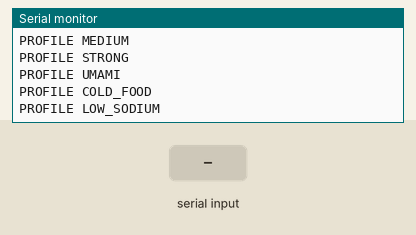
Recording of a sketch running on a simulated ESP32. Shown: the last lines printed to the serial monitor. The test bench sets the inputs (shaded band). Nothing arrives over Bluetooth unless stated.

Above: at 1.5 s.
1.6 s: "STATUS\n" received over Serial
At 2.0 s:
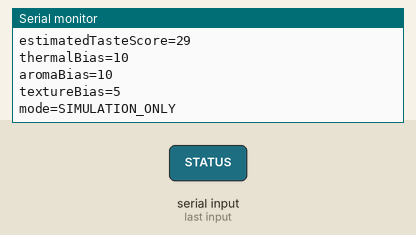
3.1 s: "ARM\n" received over the second serial link
At 3.7 s:
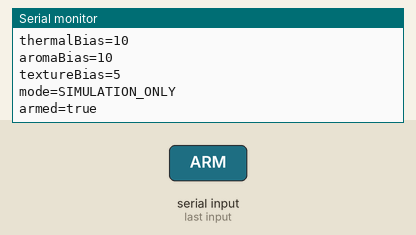
4.6 s: "DISARM\n" received over Serial
At 5.6 s:
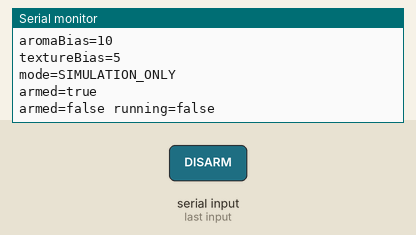
6.1 s: "START\n" received over the second serial link
At 6.7 s:
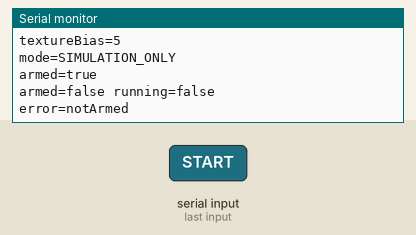
7.6 s: "PROFILE \n" received over Serial
At 9.0 s:
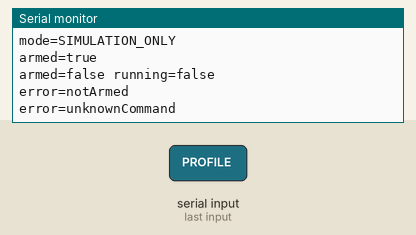

Measured:
- after the input at 1.6 s, the serial monitor: prints a new line at once (image 1)
- after the input at 3.1 s, the serial monitor: prints a new line at once (image 2)
- after the input at 4.6 s, the serial monitor: prints a new line at once (image 3)
- after the input at 6.1 s, the serial monitor: prints a new line at once (image 4)
- after the input at 7.6 s, the serial monitor: prints a new line at once (image 5)

The sketch:

main.ino
```cpp
/*
  SaltSense AI - ESP32 Demonstration Firmware

  This file is intentionally simulation-first. It demonstrates Bluetooth
  commands, profile selection, sensor placeholders, heater/fan placeholders,
  and a virtual waveform model without driving a human-contact output.

  The project is a research prototype. Hardware output stages must be reviewed,
  measured, isolated, and approved before any real-world testing.
*/

#include <BluetoothSerial.h>

BluetoothSerial SerialBT;

struct Profile {
  const char* name;
  int intensity;
  int thermalBias;
  int aromaBias;
  int textureBias;
};

Profile profiles[] = {
  {"SOFT", 20, 10, 10, 5},
  {"MEDIUM", 45, 20, 20, 10},
  {"STRONG", 70, 30, 30, 15},
  {"UMAMI", 50, 15, 45, 20},
  {"COLD_FOOD", 55, 40, 25, 10},
  {"LOW_SODIUM", 60, 25, 35, 20}
};

const int PROFILE_COUNT = sizeof(profiles) / sizeof(profiles[0]);
int activeProfile = 0;
bool armed = false;
bool running = false;

unsigned long lastStatus = 0;

void sendLine(const String& msg) {
  Serial.println(msg);
  if (SerialBT.hasClient()) {
    SerialBT.println(msg);
  }
}

int estimateTasteScore(const Profile& p, int hydration, int activity, int foodTemp) {
  int score = p.intensity;
  score += activity / 8;
  score -= max(0, 60 - hydration) / 6;
  score += (foodTemp < 30) ? 10 : 0;
  score += p.aromaBias / 3;
  score += p.textureBias / 2;
  return constrain(score, 0, 100);
}

void printStatus() {
  Profile& p = profiles[activeProfile];

  // Placeholder values. In a final build these would come from sensors/app data.
  int hydrationScore = 70;
  int activityScore = 35;
  int foodTempC = 32;
  int tasteScore = estimateTasteScore(p, hydrationScore, activityScore, foodTempC);

  sendLine("--- SaltSense AI Status ---");
  sendLine("armed=" + String(armed ? "true" : "false"));
  sendLine("running=" + String(running ? "true" : "false"));
  sendLine("profile=" + String(p.name));
  sendLine("estimatedTasteScore=" + String(tasteScore));
  sendLine("thermalBias=" + String(p.thermalBias));
  sendLine("aromaBias=" + String(p.aromaBias));
  sendLine("textureBias=" + String(p.textureBias));
  sendLine("mode=SIMULATION_ONLY");
}

void printHelp() {
  sendLine("Commands:");
  sendLine("HELP");
  sendLine("STATUS");
  sendLine("ARM");
  sendLine("DISARM");
  sendLine("START");
  sendLine("STOP");
  sendLine("PROFILE SOFT");
  sendLine("PROFILE MEDIUM");
  sendLine("PROFILE STRONG");
  sendLine("PROFILE UMAMI");
  sendLine("PROFILE COLD_FOOD");
  sendLine("PROFILE LOW_SODIUM");
}

void setProfile(String name) {
  name.trim();
  name.toUpperCase();

  for (int i = 0; i < PROFILE_COUNT; i++) {
    if (name == profiles[i].name) {
      activeProfile = i;
      sendLine("profileSet=" + String(profiles[i].name));
      return;
    }
  }
  sendLine("error=unknownProfile");
}

void handleCommand(String cmd) {
  cmd.trim();
  String upper = cmd;
  upper.toUpperCase();

  if (upper == "HELP") {
    printHelp();
  } else if (upper == "STATUS") {
    printStatus();
  } else if (upper == "ARM") {
    armed = true;
    sendLine("armed=true");
  } else if (upper == "DISARM") {
    armed = false;
    running = false;
    sendLine("armed=false running=false");
  } else if (upper == "START") {
    if (!armed) {
      sendLine("error=notArmed");
      return;
    }
    running = true;
    sendLine("running=true");
  } else if (upper == "STOP") {
    running = false;
    sendLine("running=false");
  } else if (upper.startsWith("PROFILE ")) {
    setProfile(cmd.substring(8));
  } else {
    sendLine("error=unknownCommand");
  }
}

void pollInputs() {
  if (Serial.available()) {
    handleCommand(Serial.readStringUntil('\n'));
  }
  if (SerialBT.available()) {
    handleCommand(SerialBT.readStringUntil('\n'));
  }
}

void setup() {
  Serial.begin(115200);
  SerialBT.begin("SaltSense-AI");
  delay(300);

  sendLine("SaltSense AI simulation firmware booted.");
  sendLine("No human-contact output is driven by this firmware.");
  printHelp();
}

void loop() {
  pollInputs();

  if (millis() - lastStatus > 5000) {
    lastStatus = millis();
    if (running) {
      printStatus();
    }
  }

  delay(20);
}
```
